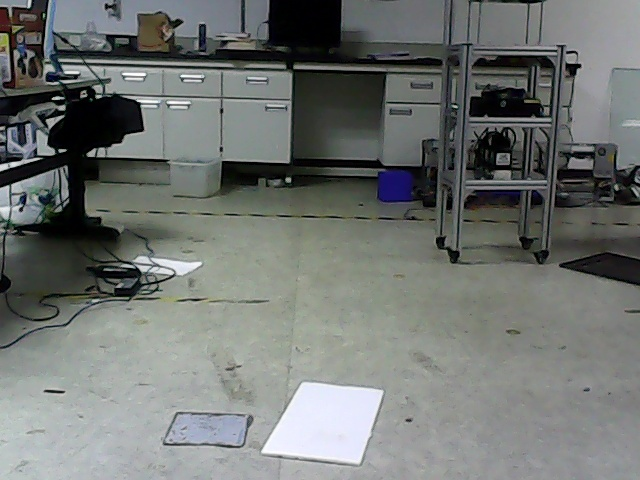
#> input picture warpPerspective/image/2/0.jpg, 640 x 480 px
$ python getPerspectiveTransform.py
#> lines starting #> are read from the running program, lines starting #| are printed output that depends on the picture
import cv2
import numpy as np

IMAGE_PATH = "image/2/0.jpg"
M_PATH = "image/2/0_2.txt"
image_src = cv2.imread(IMAGE_PATH, 0)
#> image_src: shape (480, 640); min 0, max 255, mean 115.3

point1 = np.array([[261,454], [303,383], [385,390], [360,464]], dtype = "float32")
point2 = np.array([[210, 480], [210, 40], [430, 40], [430, 480]], dtype = "float32")

M = cv2.getPerspectiveTransform(point1, point2)
print(M)
image_out = cv2.warpPerspective(image_src, M, (640, 480))
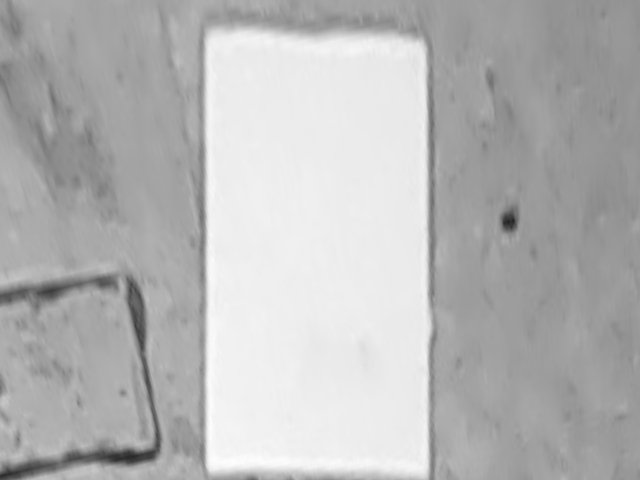
#> image_out: shape (480, 640); min 34, max 254, mean 182.7

cv2.imshow("Image_out", image_out)
cv2.imwrite("image/2/0_2.jpg", image_out)
cv2.waitKey(0)
